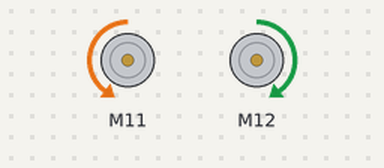
The sketch below on a simulated Arduino Uno, built with avr-gcc and run on an emulated ATmega328P. On the bench: 2 × DC motor (green arrow = forward, orange = backward, longer = faster).

Above: at 5.0 s.
At 31.1 s:
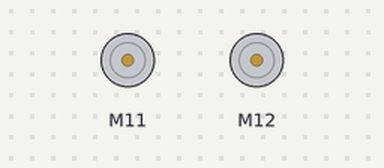
At 51.6 s:
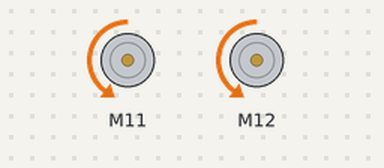
Timing chart, 0 to 53.4 s (numbered marks = the images above):
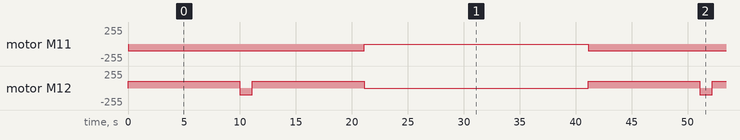

Measured:
- by itself, motor M11: alternates backward 100/255 for 21.1 s and stopped for 20.0 s
- by itself, motor M12: repeats every 41.1 s: backward 100/255 1.1 s, forward 100/255 10.0 s, stopped 20.0 s, forward 100/255 10.0 s

The sketch:

ranger3.0.ino
```cpp
#include <Arduino.h>
#include <Wire.h>
#include <SoftwareSerial.h>

#include <MeAuriga.h>

//Encoder Motor
MeEncoderOnBoard Encoder_1(SLOT1);
MeEncoderOnBoard Encoder_2(SLOT2);

void isr_process_encoder1(void)
{
      if(digitalRead(Encoder_1.getPortB()) == 0){
            Encoder_1.pulsePosMinus();
      }else{
            Encoder_1.pulsePosPlus();
      }
}

void isr_process_encoder2(void)
{
      if(digitalRead(Encoder_2.getPortB()) == 0){
            Encoder_2.pulsePosMinus();
      }else{
            Encoder_2.pulsePosPlus();
      }
}

void move(int direction, int speed)
{
      int leftSpeed = 0;
      int rightSpeed = 0;
      if(direction == 1){
            leftSpeed = -speed;
            rightSpeed = speed;
      }else if(direction == 2){
            leftSpeed = speed;
            rightSpeed = -speed;
      }else if(direction == 3){
            leftSpeed = -speed;
            rightSpeed = -speed;
      }else if(direction == 4){
            leftSpeed = speed;
            rightSpeed = speed;
      }
      Encoder_1.setTarPWM(leftSpeed);
      Encoder_2.setTarPWM(rightSpeed);
}
void moveDegrees(int direction,long degrees, int speed_temp)
{
      speed_temp = abs(speed_temp);
      if(direction == 1)
      {
            Encoder_1.move(-degrees,(float)speed_temp);
            Encoder_2.move(degrees,(float)speed_temp);
      }
      else if(direction == 2)
      {
            Encoder_1.move(degrees,(float)speed_temp);
            Encoder_2.move(-degrees,(float)speed_temp);
      }
      else if(direction == 3)
      {
            Encoder_1.move(-degrees,(float)speed_temp);
            Encoder_2.move(-degrees,(float)speed_temp);
      }
      else if(direction == 4)
      {
            Encoder_1.move(degrees,(float)speed_temp);
            Encoder_2.move(degrees,(float)speed_temp);
      }
}

double angle_rad = PI/180.0;
double angle_deg = 180.0/PI;


void setup(){
    //Set Pwm 8KHz
    TCCR1A = _BV(WGM10);
    TCCR1B = _BV(CS11) | _BV(WGM12);
    TCCR2A = _BV(WGM21) | _BV(WGM20);
    TCCR2B = _BV(CS21);

     attachInterrupt(Encoder_1.getIntNum(), isr_process_encoder1, RISING);
    attachInterrupt(Encoder_2.getIntNum(), isr_process_encoder2, RISING);
    attachInterrupt(Encoder_1.getIntNum(), isr_process_encoder1, RISING);
    attachInterrupt(Encoder_2.getIntNum(), isr_process_encoder2, RISING);
    Encoder_1.setPulse(9);
    Encoder_1.setRatio(39.267);
    Encoder_1.setPosPid(1.8,0,1.2);
    Encoder_1.setSpeedPid(0.18,0,0);
    Encoder_2.setPulse(9);
    Encoder_2.setRatio(39.267);
    Encoder_2.setPosPid(1.8,0,1.2);
    Encoder_2.setSpeedPid(0.18,0,0);


}

void loop(){
    /*
    3 is left
    4 is right
    moving with 1.5 time delay is ~90 degrees
    move for 2 seconds at 100 is one square
    */

//    1,3
//    move(1, 100);
//    time_delay(4);

//    3,3
//      move(1, 100);
//      time_delay(4);
//      move(3, 100);
//      time_delay(1.5);
//      move(1, 100);
//      time_delay(4);

//    4,2
//      move(1, 100);
//      time_delay(6);
//      move(3, 100);
//      time_delay(1.5);
//      move(1, 100);
//      time_delay(2);


//    6,6
    move(1, 100);
    time_delay(10);
    move(3, 100);
    time_delay(1.1);
    move(1,100);
    time_delay(10);

//    move(2, 100);
//    time_delay(5);
//    move(3, 100);
//    time_delay(1.5);
//    move(4, 100);
//    time_delay(1.75);

//    moveDegrees(4,90,100);
//    _delay(1);
//    move(1,0);

    stopMove();
    time_delay(20);

}

void stopMove()
  {
    move(1, 0);
  }

void time_delay(float seconds){
    long endTime = millis() + seconds * 1000;
    while(millis() < endTime)_loop();
}

void _loop(){
    Encoder_1.loop();
    Encoder_2.loop();


}
```
